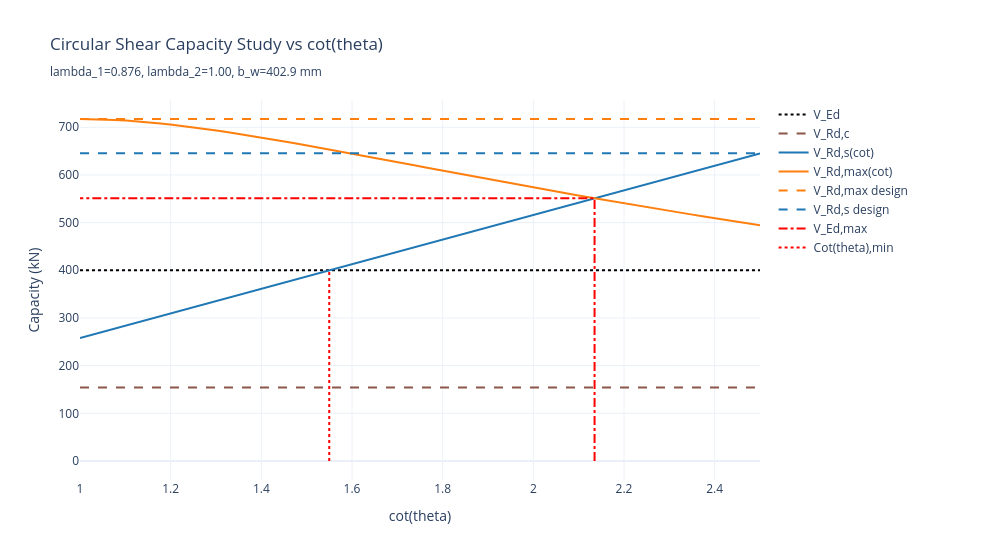

The code cell stored with this chart in its notebook:
### Markdown cell above
## 4. Cot(θ) Capacity Study

Shows `V_Rd,s` (with λ₁·λ₂ efficiency factors) and `V_Rd,max` (with circular b_w)
versus cot(θ). The subtitle reports the computed λ₁, λ₂, and b_w values.

### Code cell
fig_cot = viewer.plot_cot_theta_study(
    load_case=load_case,
    n_points=60,
    show=False,
)
fig_cot
